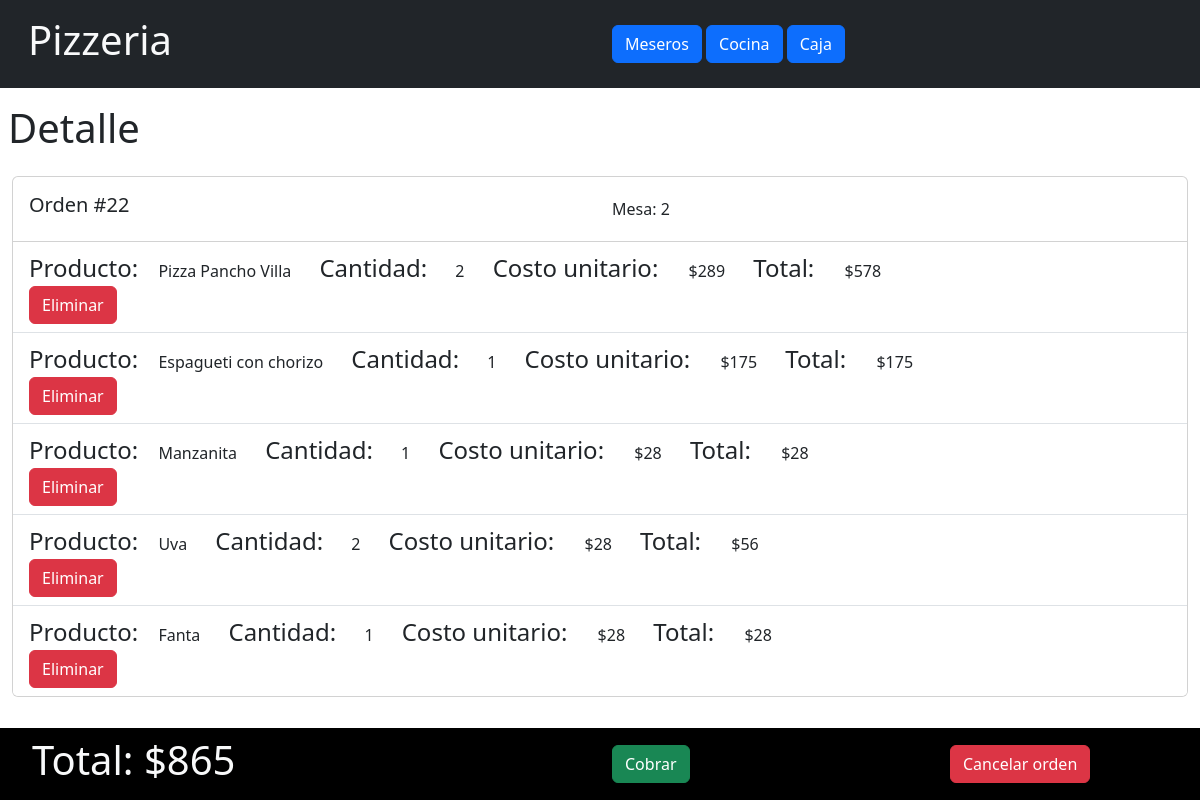
Page /Mizuki_app/22/payment/ on the committed database.
### Mizuki_app/models.py (models this page shows, shortened)
class Order(models.Model):
    tableNumber = models.PositiveIntegerField(('Numero de mesa'))
    waitingPayment = models.BooleanField(('Orden por cobrar'), default=False)
    complete = models.BooleanField(('Orden completada'), default=False)

class Product(models.Model):
    name = models.CharField(('Nombre'), max_length = 100)
    price = models.PositiveIntegerField(('Precio'))
    category = models.ForeignKey(Categories, on_delete = models.CASCADE)

### Mizuki_app/views.py (the view)
# urls.py: path('<int:order_id>/payment/', views.PaymentPage, name='paymentPage'),
def PaymentPage(request, order_id):
    order_total = 0
    prods_list = []
    prod_dict = {'detail_id':'', 'prod':1, 'quantity': 1, 'total': 1}
    order = Order.objects.get(pk=order_id)
    details = OrderDetail.objects.filter(orderID=order.id)
    for detail in details:
        prod_dict['detail_id'] = detail.id
        prod_dict['prod'] = Product.objects.get(pk=detail.productID.pk)
        prod_dict['quantity'] = detail.quantity
        prod_dict['total'] = int(prod_dict['prod'].price) * int(detail.quantity)
        order_total += prod_dict['total']
        prods_list.append(prod_dict)
        prod_dict = {'id':'', 'prod':1}
    return render(request, "Mizuki_app/payment.html",{'order':order,'prods_list':prods_list, 'order_total':order_total})

### Mizuki_app/templates/Mizuki_app/payment.html (shortened to what this page needs)
<!doctype html>
<html lang="en">
<head>
    <link href="https://cdn.jsdelivr.net/npm/bootstrap@5.3.3/dist/css/bootstrap.min.css" rel="stylesheet"
>
</head>
<body class="d-flex flex-column min-vh-100">
    {%include "Mizuki_app/header.html"%}
    <div class="container-fluid">
        <div class="row">
            <h1 class="ps-2 py-3">Detalle</h1>
            <div class="container-fluid">
                {% if order %}
                    <div class="card mb-2">
                        <div class="card-body row align-items-center">
                            <div class="col-sm-6">
                                <h5 class="card-title">Orden #{{order.id}}</h5>
                            </div>
                            <div class="col-sm-6">
                                <p class="card-text">Mesa: {{order.tableNumber}}</p>
                            </div>
                        </div>
                        <ul class="list-group list-group-flush">
                            {% for prod in prods_list%}
                                <li class="list-group-item">
                                    <span class="fs-4 me-3">Producto:</span> {{prod.prod.name}}
                                    <span class="fs-4 mx-4">Cantidad:</span> {{prod.quantity}}
                                    <span class="fs-4 mx-4">Costo unitario: </span>${{prod.prod.price}}
                                    <span class="fs-4 mx-4">Total: </span>${{prod.total}}
                                    <form method="post" action="{% url 'Mizuki_app:deleteOrderProduct' prod.detail_id%}">
                                        <button type="submit" class="btn btn-danger">Eliminar</button>
                                    </form>
                                </li>
                            {% endfor %}
                        </ul>
                    </div>
                {% endif %}
            </div>
        </div>
    </div>
    <footer class="container-fluid mt-auto bg-black">
        <div class="row text-light align-items-center m-2">
            <div class="col-lg-6">
                <h1>Total: ${{order_total}}</h1>
            </div>
            <div class="col-lg-3">
                <form method="post" action="{% url 'Mizuki_app:paymentDone' order.id%}">
                    <input type="submit" class="btn btn-success" name="add" value="Cobrar">
                </form>
            </div>
            <div class="col-lg-3">
                <form method="post" action="{% url 'Mizuki_app:payOrDelete' order.id%}">
                    <input type="submit" class="btn btn-danger ms-5" name="remove_order" value="Cancelar orden">
                </form>
            </div>
        </div>
    </footer>
</body>
</html>

### rows in the picture
Order: id "22", tableNumber "2"
Product: prod.name "Pizza Pancho Villa", quantity "2", prod.price "289", total "578"
Product: prod.name "Espagueti con chorizo", quantity "1", prod.price "175", total "175"
Product: prod.name "Manzanita", quantity "1", prod.price "28", total "28"
Product: prod.name "Uva", quantity "2", prod.price "28", total "56"
Product: prod.name "Fanta", quantity "1", prod.price "28", total "28"

### other values in the picture
{{ order_total }} "865"
